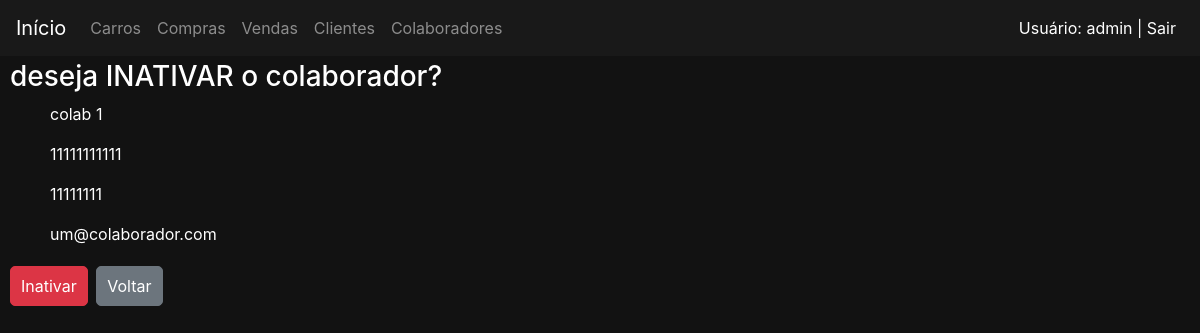
/colaboradores/1/inativar (signed in), run on the app's committed database.
### colaboradores/models.py (models this page shows)
class Colaborador(Pessoa):
    class Meta:
        verbose_name_plural = 'Colaboradores'
        permissions = (
            ('permissao_gerente', 'permissao gerente'),
            ('permissao_supervisor', 'permissao supervisor'),
            ('permissao_vendedor', 'permissao vendedor'),
            ('permissao_funcionario', 'permissao todos funcionarios'),
        )
    situacaoVinculoChoices = (
        ('A','Ativo'),
        ('I','Inativo'),
    )
    cargoAtualChoices = (
        ('V','vendedor'),
        ('S','supervisor'),
        ('G','gerente'),
    )
    funcaoAtualChoices = (
        ('N','Normal'),
        ('C','Comissionada'),
    )
    tipoVinculoChoices = (
        ('E','Experiencia'),
        ('C','Contratado'),
    )
    ctps = models.IntegerField()
    pis = models.IntegerField()
    nomePai = models.CharField(max_length=50, verbose_name='Pai')
    nomeMae = models.CharField(max_length=50, verbose_name='Mae')
    tipoVinculo = models.CharField(max_length=1, choices=tipoVinculoChoices, verbose_name='Tipo vinculo')
    cargoAtual = models.CharField(max_length=1, choices=cargoAtualChoices, verbose_name='Cargo atual')
    funcaoAtual = models.CharField(max_length=1, choices=funcaoAtualChoices, verbose_name='Funcao atual')
    salarioAtual = models.DecimalField(max_digits=15, decimal_places=2, verbose_name='Salario atual')
    dataAdmissao = models.DateField( verbose_name='Admissao')
    dataDesligamento = models.DateField(null=True, verbose_name='Desligamento')
    situacaoVinculo = models.CharField(max_length=1, choices=situacaoVinculoChoices, verbose_name='Situacao  vinculo')

### colaboradores/views.py (the view, shortened to what this page needs)
# urls.py: path('<int:id>/inativar', views.ColaboradorInativar, name='inativar'),
@login_required(login_url=reverse_lazy('login'))
@permission_required('colaboradores.permissao_gerente', raise_exception=True)
def ColaboradorInativar(request, id):
    if request.method == 'GET':
        colaborador = get_object_or_404(Colaborador, id=id)
        acao = 'inativar'
        acaoBotao = 'danger'
        context = {
            'colaborador':colaborador,
            'acao':acao,
            'acaoBotao':acaoBotao,
        }
        return render(request, 'colaboradores/colaboradorVinculo.html',context=context)

### colaboradores/templates/colaboradores/colaboradorVinculo.html (shortened to what this page needs)
{% extends 'base.html' %}
{% block 'body' %}
    <h3>deseja {{ acao|upper }} o colaborador?</h3>
    <ul> {{colaborador.nomeCompleto}}</ul>
    <ul> {{colaborador.cpf}}</ul>
    <ul> {{colaborador.telefone}}</ul>
    <ul> {{colaborador.email}}</ul>
    {% url 'colaborador:acao' colaborador.id as url %}
    <form action="{{ url }}" method="POST"> {% csrf_token %}
        <input type="submit" class="btn btn-{{acaoBotao}} botao" value="{{acao|capfirst}}">
        <a href="javascript:history.back()" class="btn btn-secondary botao">Voltar</a>
    </form>
{% endblock %}

### templates/base.html (shortened to what this page needs)
{% load static %}
<!doctype html>
<html lang="pt-BR">
  <head>
    <link rel="stylesheet" href="https://cdn.jsdelivr.net/npm/bootstrap@4.6.2/dist/css/bootstrap.min.css">
    <link rel="stylesheet" href=" {% static 'css/css.css' %}">
  </head>
  <body class="fundo">
    <nav class="navbar navbar-expand-lg navbar-dark bg-nav">
      <a class="navbar-brand" href="/">Início</a>
      <div class="collapse navbar-collapse" id="navbarNav">
        <ul class="navbar-nav">
          <li class="nav-item">
            <a class="nav-link" href="{% url 'carros:listar' %}">Carros</a>
          </li>
          <li class="nav-item">
            <a class="nav-link" href=" {% url 'compras:listar' %}">Compras<span class="sr-only">(current)</span></a>
          </li>
          <li class="nav-item">
            <a class="nav-link" href=" {% url 'vendas:listar' %}">Vendas <span class="sr-only">(current)</span></a>
          </li>
          <li class="nav-item">
            <a class="nav-link" href="{% url 'clientes:listar' %}">Clientes</span></a>
          </li>
          <li class="nav-item">
            <a class="nav-link" href="{% url 'colaboradores:listar' %}">Colaboradores</a>
          </li>
        </ul>
        <ul class="navbar-nav ml-auto">
          <li class="nav-item">
            {% if user.is_authenticated %}
              <a class="nav-link" href="{% url 'logout' %}" style="color:white">Usuário: {{ user.get_username }} | Sair</a>
            {% else %}
              <a class="nav-link" href="{% url 'login' %}" style="color:white">Entrar</a>
            {% endif %}
          </li>
        </ul>
      </div>
    </nav>
    {% block 'body' %}{% endblock %}
  </body>
</html>

### templates/static/css/css.css (style rules this page uses)
.fundo { background-color: #121212; color: white; }
.bg-nav { position: fixed; left:0; top: 0; width: 100%; z-index: 9999; background-color: #191919; margin-bottom: 5px; margin-block-end: 10px; }
body { margin-top: 30px; padding-top: 30px; margin-left: 10px; }
a { color:white; }
.botao { display: inline-block; padding: 7px 10px; border-radius: 5px; margin-bottom: 4px; margin-right: 4px; margin-top: 4px; }
.navbar-nav.ml-auto { margin-right: 0; }

### data on the page
Colaborador: nomeCompleto "colab 1", cpf "11111111111", telefone "11111111", email "um@colaborador.com"

### other printed values
{{ user.get_username }} "admin"
{{ acao|upper }} "INATIVAR"
